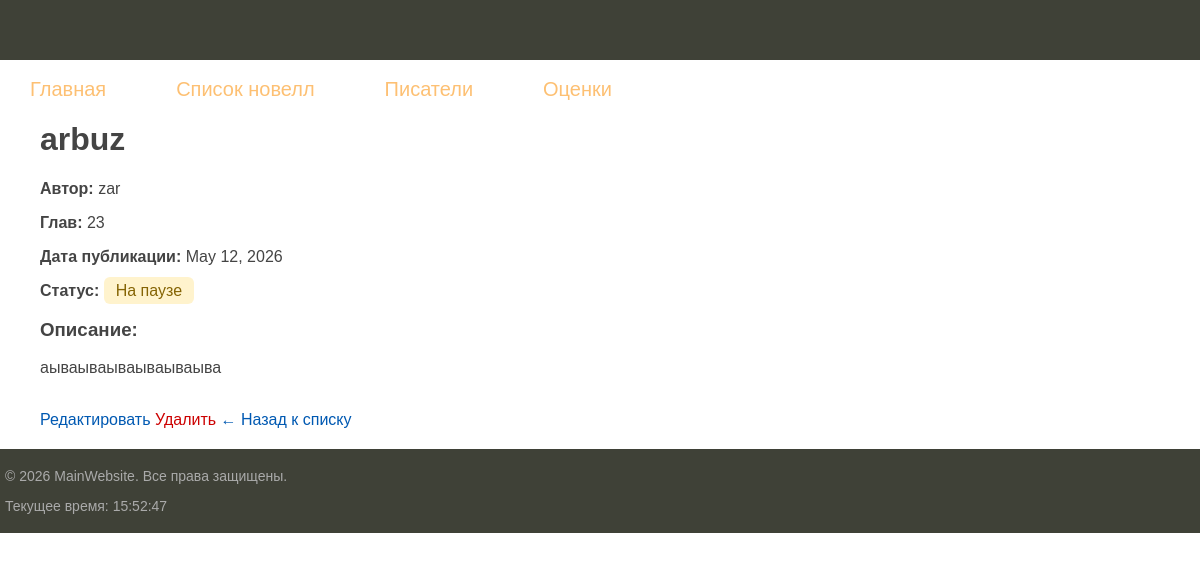
The app's page /novels/arbuz/ with its own data.
### novel/models.py (models this page shows, shortened)
class Novel(models.Model):
    title = models.CharField(
        max_length=200,
        verbose_name="Название новеллы"
    )
    author = models.CharField(
        max_length=100,
        verbose_name="Автор"
    )
    published_date = models.DateField(
        default=timezone.now,
        verbose_name="Дата публикации"
    )
    chapters_count = models.PositiveIntegerField(
        default=1,
        verbose_name="Количество глав"
    )
    description = models.TextField(
        blank=True,
        null=True,
        verbose_name="Описание"
    )
    slug = models.SlugField(
        max_length=250,
        unique=True,
        blank=True,
        null=True,
        verbose_name="Slug (URL)"
    )
    status = models.CharField(
        max_length=20,
        choices=NovelStatus.choices,
        default=NovelStatus.DRAFT,
        verbose_name="Статус"
    )
    created_at = models.DateTimeField(auto_now_add=True)
    updated_at = models.DateTimeField(auto_now=True)
    objects = NovelManager()  # теперь Novel.objects — это наш менеджер
    all_objects = models.Manager()  # оригинальный менеджер (если понадобится)
    class Meta:
        verbose_name = "Новелла"
        verbose_name_plural = "Новеллы"
        ordering = ['-published_date', 'title']
    def get_status_display(self):
        return dict(NovelStatus.choices).get(self.status, self.status)

### novel/views.py (the view)
# urls.py: path('novels/<slug:slug>/', views.novel_detail, name='novel_detail'),
def novel_detail(request, slug):
    novel = get_object_or_404(Novel, slug=slug)
    return render(request, 'novel_detail.html', {'novel': novel})

### novel/templatetags/novel_tags.py (called while the page is built)
@register.simple_tag
def current_time(format_string='%H:%M:%S'):
    return datetime.now().strftime(format_string)

### novel/templates/novel_detail.html (shortened to what this page needs)
{% extends 'base.html' %}
{% block content %}
<div class="content">
    <h1>{{ novel.title }}</h1>
    <p><strong>Автор:</strong> {{ novel.author }}</p>
    <p><strong>Глав:</strong> {{ novel.chapters_count }}</p>
    <p><strong>Дата публикации:</strong> {{ novel.published_date }}</p>
    <p><strong>Статус:</strong>
        <span style="padding: 5px 12px; border-radius: 6px; background:
            {% if novel.status == 'completed' %}#d4edda; color: #155724;
            {% elif novel.status == 'published' %}#cce5ff; color: #004085;
            {% elif novel.status == 'on_hold' %}#fff3cd; color: #856404;
            {% else %}#f8d7da; color: #721c24;{% endif %}">
            {{ novel.get_status_display }}
        </span>
    </p>
    {% if novel.description %}
        <h3>Описание:</h3>
        <p>{{ novel.description }}</p>
    {% endif %}
    <br>
    <a href="{% url 'novel_update' slug=novel.slug %}" class="control">Редактировать</a>
    <a href="{% url 'novel_delete' slug=novel.slug %}" class="control" style="color: #CC0000;">Удалить</a>
    <a href="{% url 'novel_list' %}" class="control">← Назад к списку</a>
</div>
{% endblock %}

### novel/static/css/styles.css (style rules this page uses)
html, body { font-family: 'Arial'; margin: 0; padding: 0; height: 100%; width: 100%; color: #444; }
a { color: #0059b2; text-decoration: none; }
.content { padding: 40px 20px 20px 40px; width: 100%; box-sizing: border-box; }

### records on screen
Novel: title "arbuz", author "zar", chapters_count "23", published_date "May 12, 2026", status "На паузе", description "аываываываываываыва"
